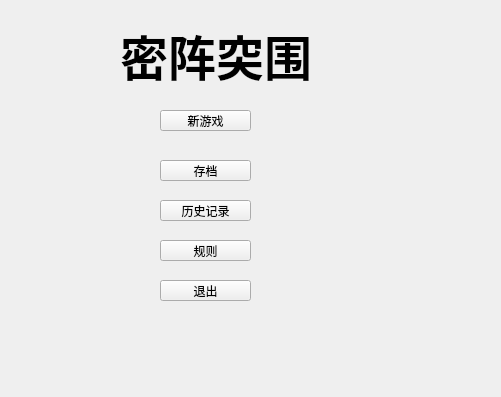
<?xml version="1.0" encoding="UTF-8"?>
<ui version="4.0">
 <class>Menu</class>
 <widget class="QWidget" name="Menu">
  <property name="geometry">
   <rect>
    <x>0</x>
    <y>0</y>
    <width>501</width>
    <height>397</height>
   </rect>
  </property>
  <property name="windowTitle">
   <string>Form</string>
  </property>
  <widget class="QLabel" name="TitleLabel">
   <property name="geometry">
    <rect>
     <x>120</x>
     <y>20</y>
     <width>311</width>
     <height>71</height>
    </rect>
   </property>
   <property name="text">
    <string>&lt;html&gt;&lt;head/&gt;&lt;body&gt;&lt;p&gt;&lt;span style=&quot; font-size:36pt; font-weight:700;&quot;&gt;密阵突围&lt;/span&gt;&lt;/p&gt;&lt;/body&gt;&lt;/html&gt;</string>
   </property>
  </widget>
  <widget class="QPushButton" name="NewgameButton">
   <property name="geometry">
    <rect>
     <x>160</x>
     <y>110</y>
     <width>91</width>
     <height>21</height>
    </rect>
   </property>
   <property name="text">
    <string>新游戏</string>
   </property>
  </widget>
  <widget class="QPushButton" name="ArchiveButton">
   <property name="geometry">
    <rect>
     <x>160</x>
     <y>160</y>
     <width>91</width>
     <height>21</height>
    </rect>
   </property>
   <property name="text">
    <string>存档</string>
   </property>
  </widget>
  <widget class="QPushButton" name="RulesButton">
   <property name="geometry">
    <rect>
     <x>160</x>
     <y>240</y>
     <width>91</width>
     <height>21</height>
    </rect>
   </property>
   <property name="text">
    <string>规则</string>
   </property>
  </widget>
  <widget class="QPushButton" name="ExitButton">
   <property name="geometry">
    <rect>
     <x>160</x>
     <y>280</y>
     <width>91</width>
     <height>21</height>
    </rect>
   </property>
   <property name="text">
    <string>退出</string>
   </property>
  </widget>
  <widget class="QPushButton" name="HistoryButton">
   <property name="geometry">
    <rect>
     <x>160</x>
     <y>200</y>
     <width>91</width>
     <height>21</height>
    </rect>
   </property>
   <property name="text">
    <string>历史记录</string>
   </property>
  </widget>
 </widget>
 <resources/>
 <connections/>
</ui>
